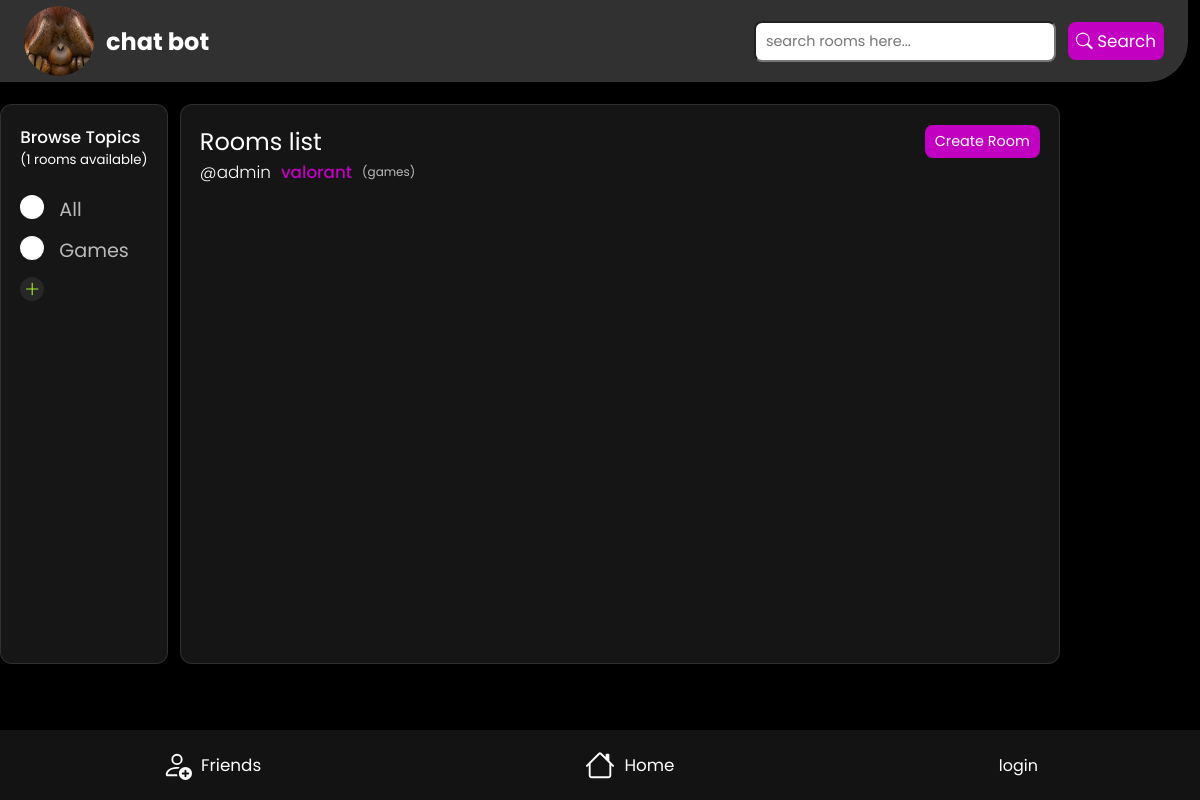
The page / on the database its author committed.
### base/models.py (models this page shows, shortened)
class Topic(models.Model):
    name = models.CharField(max_length=200)

class Room(models.Model):
    host = models.ForeignKey(User, on_delete=models.SET_NULL, null=True)
    topic = models.ForeignKey(Topic, on_delete=models.SET_NULL, null=True)
    name = models.CharField(max_length=200)
    desc = models.TextField(null=True,blank=True)
    participants = models.ManyToManyField(User, related_name='participants', blank=True)
    updated = models.DateTimeField(auto_now=True)
    created = models.DateTimeField(auto_now_add=True)
    class Meta:
        ordering = ['-updated', '-created']

### base/views.py (the view)
# urls.py: path("",views.home,name="homepage"),
def home(request):
    q = request.GET.get('q') if request.GET.get('q') != None else ''
    topics = Topic.objects.all()
    room = Room.objects.filter(
        Q(topic__name__icontains=q) |
        Q(desc__icontains=q) |
        Q(name__icontains=q)
        )
    if(q == "all"):
        main_messages = message.objects.all()
        room = Room.objects.all()
    room_count = room.count()
    main_messages = message.objects.filter(Q(room__topic__name__icontains=q))
    context = {'rooms':room,'topics':topics,'room_count':room_count,'main_messages':main_messages}
    return render(request,"base/home.html",context)

### base/templates/base/home.html (shortened to what this page needs)
{% extends "main.html" %}
{% block content %}
<div class="container">
    <div class="browse">
    {% include "base/topics_component.html" %}
    </div>
        {% include "base/feed_component.html" %}
</div>
{% endblock content %}

### base/templates/base/topics_component.html (shortened to what this page needs)
<h2>Browse Topics</h2>
<h5>({{room_count}} rooms available)</h5><br>
<div class="room-alone">
<div class="dot"></div><a class="browse-topics" href="/?q=all">&nbsp;All</a><br>
</div>
{% for topic in topics %}
<div class="room-alone">
  <div class="dot"></div> <a class="browse-topics" href="/?q={{topic.name}}">&nbsp;{{topic.name|title}}</a><br>
  </div>
{% endfor %}
<div class="room-alone">
   <a href='{% url "create-room" %}'><div class="plus">+</div></a><br>
  </div>

### base/templates/base/feed_component.html (shortened to what this page needs)
<div class="room-body">
    <div id="create">
        <h2>Rooms list</h2>
        <a class="create-room" href="{% url 'create-room' %}"><button class="btn btn-primary">Create Room</button></a>
    </div>
    {% for room in rooms %}
    <h3 class="nameofroom">
        {% if request.user == room.host %}
        <div><a href='{% url "user-profile" room.host.id %}'><h2 id="isuser">@{{room.host.username}}</h2></a>
            <a href="/room/{{room.id}}">{{room.name}}</a>
           <h4 class="nameofroom subhead">({{room.topic.name}})</h4>
       </div>
         {% else %}
        <div><a href='{% url "user-profile" room.host.id %}'><h2 class="uzernam">@{{room.host.username}}</h2></a>
             <a href="/room/{{room.id}}">{{room.name}}</a>
            <h4 class="nameofroom subhead">({{room.topic.name}})</h4>
        </div>
        {% endif %}
    </h3>
    {% endfor %}
</div>

### templates/main.html (style rules this page uses)
* { margin: 0; padding: 0; font-family: 'poppins'; }
body { background-color: #000000; }
a { text-decoration: none; }
@media screen and (max-width:1600px) { .room-body { width: 70vw; } }

### base/templates/base/home.html (style rules this page uses)
.container { display: flex; margin-top: -4vw; }
.browse { border: 1px solid rgba(110, 110, 110, 0.295); background-color: #161616 ; color: white; transition: all ease-in-out 0.3s; padding: 1.6vw; position: relative; height: 65vh; border-radius: 12px; }
#create { display: flex; align-items: center; justify-content: space-between; }
#create h2 { font-size: 2vw; font-weight: 400; }
.create-room button { border-radius: 8px; border: none; outline: none; font-size: 1.2vw; padding: 6px 10px; color: white; background-color: rgb(193, 0, 193); }
.browse h2 { font-size: 1.4vw; font-weight: 500; }
.browse h5 { font-weight: 400; }
.uzernam { color: white; font-size: 1.4vw; font-weight: 300; }
.nameofroom { font-size: 1.2vw; font-weight: 400; }
.nameofroom a { font-size: 1.4vw; font-weight: 500; color: #C100C1; }
.room-body { background-color: rgba(31, 31, 31, 0.699); border-radius: 12px; margin-left: 1vw; border: 1px solid rgba(110, 110, 110, 0.295); color: white; height: 65vh; overflow: auto; padding: 1.6vw; }
.nameofroom div { display: flex; align-items: center; margin-bottom: 1vw; gap: 10px; }
.subhead { font-size: 1vw; color: #bababa; }
.browse-topics { opacity: 0.7; color: white; font-size: larger; white-space: nowrap; overflow-x: hidden; }
.dot { width: 2vw; height: 2vw; background-color: white; border-radius: 50%; }
.room-alone { gap: 10px; display: flex; margin-bottom: 1vw; }
.plus { width: 2vw; display: flex; justify-content: center; align-items: center; color: greenyellow; font-size: 2vw; font-weight: 200; height: 2vw; background-color: #272727; border-radius: 50%; }

### rows shown on the page
Topic: name "Games"
Room: host.username "admin", name "valorant", topic.name "games"

### other values the page prints
{{ room_count }} "1"
